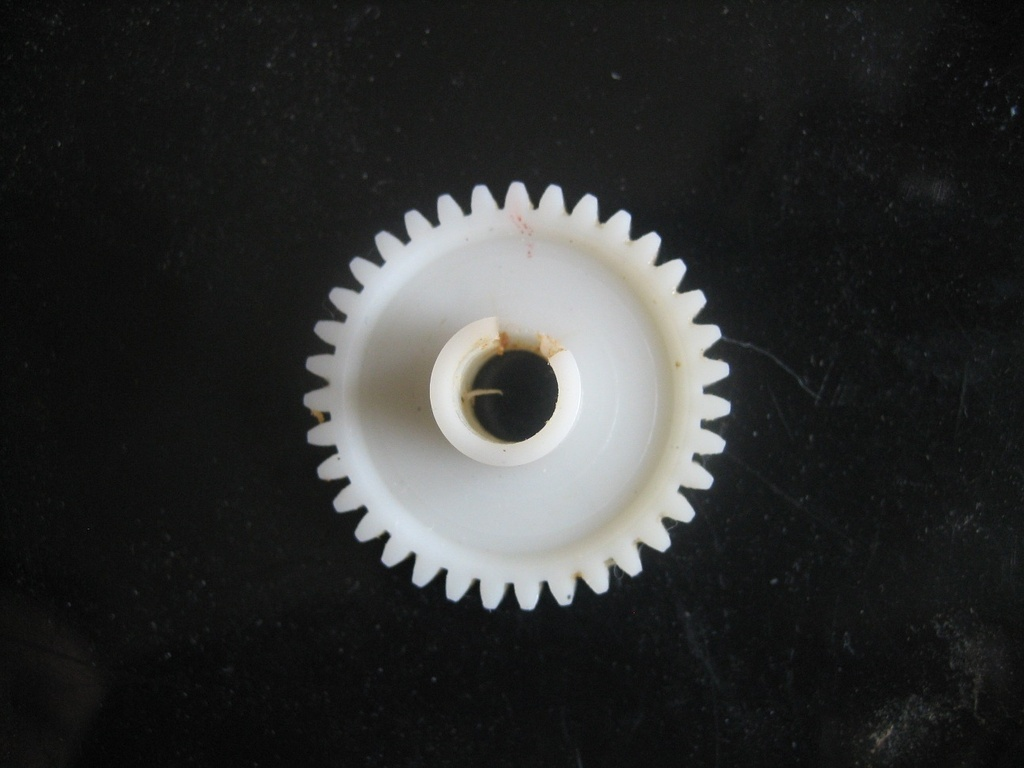
#> input picture vaja 1/zobnik1.jpg, 1024 x 768 px
$ python obrisi.py zobnik1.jpg
#> lines starting #> are read from the running program, lines starting #| are printed output that depends on the picture; after the words box and inside, x2 and y2 are one past the last pixel; in counts of white or black regions, pixels touching at a corner belong together
### vaja 1/upragovljanje_2.py
import numpy as np
import matplotlib.pyplot as plt
import cv2
import sys

def izracunajHistogram(sivaSlika):
    """Izračun histograma sivinske slike.
    @param sivaSlika : uint8 2D numpy array poljubne velikosti
    izhod: histogram slike"""
    histogram = np.zeros((256,), dtype="float64")
    for sivi_nivo in range(256):
        st_pikslov = np.sum(sivaSlika == sivi_nivo)
        histogram[sivi_nivo] = st_pikslov
    return histogram

def narisiHistogram(histogram):
    """Izris izračunanega histograma.
    @param histogram : 1D numpy array poljubne velikosti in tipa"""
    n_elementov = histogram.shape[0]
    plt.figure()
    plt.title("histogram")
    plt.bar(np.arange(n_elementov), histogram)
    plt.xlabel("svetilnost")
    plt.ylabel("st. pikslov")
    plt.grid(True)
    return 0

def dolociPrag(sivaSlika):
    """Določitev praga sive slike po metodi maksimizacjie informacije.
    @param sivaSlika : slika, ki ji določamo prag
    izhod: vrednost praga, ki maksimizira informacijo"""
    histogram = izracunajHistogram(sivaSlika)

    # izračun števila pikslov v sliki
    n = sivaSlika.shape[0] * sivaSlika.shape[1]

    # izračun porazdelitve relativnih frekvenc, P
    P = histogram / n

    # inicializacija vektorja, kamor bomo shranjevali informacijo
    # za vsako možno vrednost praga
    informacija = np.zeros_like(histogram)

    imenovalec = 0
    H0 = np.zeros_like(histogram)
    H1 = np.zeros_like(histogram)

    for t in range(1,255):

        imenovalec += P[t]

        for i in range(1, 255):
            if (i <= t and imenovalec>0 and P[i]>0):
                H0[t] -= ((P[i]/imenovalec)*np.log(P[i]/imenovalec))

            if (i > t and imenovalec<1 and P[i]>0):
                H1[t] -= ((P[i]/(1-imenovalec))*np.log(P[i]/(1-imenovalec)))

        informacija[t]= H0[t]+H1[t]


    #TODO: izračunaj informacijo pri vsaki možni vrednosti praga
    #TODO: določi vrednost praga, ki maksimizira informacijo

    # izračun informacije pri vsakem možnem pragu:
    # iskanje vrednosti praga, kjer je informacija maksimalna

    t = np.argmax(informacija)

    return t

# [60 lines that do not run on import are left out]

### vaja 1/obrisi.py
from upragovljanje_2 import *
from enum import Enum

class Smer(Enum):
    DESNO = 0
    DOL = 1
    LEVO = 2
    GOR = 3
    NIKAMOR = 4

class Iskalnik():
    def __init__(self, slika):
        """Inicializira iskalnik obrisov v dani binarni sliki."""
        self.slika = slika
        self.obrisi = []

        # dimenzije slike
        self.m = slika.shape[0]
        self.n = slika.shape[1]

        # inicializacija seznama preverjenih elementov
        self.SPE = []

        # inicializacija pomožnih oznak
        self.oznake = np.zeros((self.m, self.n), dtype=np.unicode_)
        for i in range(self.m):
            for j in range(self.m):
                self.oznake[i, j] = "N"

    def isci_obrise(self):
        """Poišče vse obrise na sliki."""
        m, n = self.slika.shape
        self.obrisi = []
        for y in range(m):
            self.SPE = []
            for x in range(n):
                if self.je_zacetna_tocka(x, y):
                    self.sledenje_obrisu(x, y)

        # pri binarnih slikah je prvi obris tipično okvir celotne slike,
        # zato ga izbrišemo.
        if len(self.obrisi) > 1:
            self.obrisi = self.obrisi[1:]

    def je_zacetna_tocka(self, x, y):
        """Preveri, če je dana točka (x, y) veljavna začetna točka obrisa."""
        if self.oznake[y, x] == "N" and \
           (len(self.SPE) == 0 or self.SPE[-1] != self.slika[y, x]):
            return True
        elif self.oznake[y, x] == "A":
            self.SPE.append(self.slika[y, x])
        elif (self.oznake[y, x] == "D" and \
              len(self.SPE) != 0 and \
              self.SPE[-1] == self.slika[y, x]):
            self.SPE.pop()
        return False

    def preveri_okolico(self, x_z, y_z):
        """če je začetna točka obrisa obkoljena s piksli različne barve,
        ni veljavna."""
        oznaka = self.slika[y_z, x_z]
        if self.slika[y_z, x_z + 1] != oznaka and \
           self.slika[y_z, x_z - 1] != oznaka and \
           self.slika[y_z + 1, x_z] != oznaka and \
           self.slika[y_z - 1, x_z] != oznaka:
               return False
        return True

    def sledenje_obrisu(self, x_z, y_z):
        """Sledi obrisu z začetno točko (x_z, y_z)."""
        x_o = x_z
        y_o = y_z

        check = self.preveri_okolico(x_z, y_z)
        if check == False:
            return 0

        koda = []
        tocke = [(x_z, y_z)]

        vstop = Smer.NIKAMOR

        while True:
            izstop = self.premik(x_o, y_o, vstop)
            self.doloci_oznako(vstop, izstop, x_o, y_o)
            if izstop == Smer.GOR:
                y_o -= 1
            elif izstop == Smer.DOL:
                y_o += 1
            elif izstop == Smer.LEVO:
                x_o -= 1
            elif izstop == Smer.DESNO:
                x_o += 1

            koda.append(izstop.value)
            tocke.append((x_o, y_o))
            vstop = izstop
            if x_o == x_z and y_o == y_z:
                break

        zacetna_tocka = (x_z, y_z)
        obris = {"ZT": zacetna_tocka, "kode": koda, "tocke": tocke}
        self.obrisi.append(obris)
        return 0

    def pogled(self, x_o, y_o, smer):
        """Preveri, če je piksel v smeri 'smer' del istega obrisa,
        kot točka (x_o, y_o), z upoštevanjem robnih pogojev."""
        if smer == Smer.DESNO:
            if x_o + 1 >= self.slika.shape[1]:
                return False
            elif self.slika[y_o, x_o + 1] != self.slika[y_o, x_o]:
                return False
            else:
                return True
        elif smer == Smer.DOL:
            if y_o + 1 >= self.slika.shape[0]:
                return False
            elif self.slika[y_o + 1, x_o] != self.slika[y_o, x_o]:
                return False
            else:
                return True
        elif smer == Smer.LEVO:
            if x_o == 0:
                return False
            elif self.slika[y_o, x_o - 1] != self.slika[y_o, x_o]:
                return False
            else:
                return True
        elif smer == Smer.GOR:
            if y_o == 0:
                return False
            elif self.slika[y_o - 1, x_o] != self.slika[y_o, x_o]:
                return False
            else:
                return True

    def premik(self, x_o, y_o, vstop):
        """Izvede korak premika po obrisu iz točke (x_o, y_o) v naslednjo
        točko, po pravilu leve prioritete."""
        if vstop == Smer.NIKAMOR or vstop == Smer.DESNO:
            prioriteta = [Smer.GOR, Smer.DESNO, Smer.DOL, Smer.LEVO]
        elif vstop == Smer.DOL:
            prioriteta = [Smer.DESNO, Smer.DOL, Smer.LEVO, Smer.GOR]
        elif vstop == Smer.LEVO:
            prioriteta = [Smer.DOL, Smer.LEVO, Smer.GOR, Smer.DESNO]
        elif vstop == Smer.GOR:
            prioriteta = [Smer.LEVO, Smer.GOR, Smer.DESNO, Smer.DOL]

        for smer in prioriteta:
            if self.pogled(x_o, y_o, smer):
                return smer

    def doloci_oznako(self, vstop, izstop, x_o, y_o):
        """Določi pomožno oznako točke obrisa (x_o, y_o), glede na njeno
        prejšnjo oznako ter smer vstopa in izstopa iz točke."""

        prejsnja = self.oznake[y_o, x_o]

        if vstop == Smer.GOR or vstop == Smer.LEVO or vstop == Smer.NIKAMOR:
            if izstop == Smer.GOR or izstop == Smer.DESNO:
                nova = "A"
            elif izstop == Smer.DOL or izstop == Smer.LEVO:
                nova = "T"
        elif vstop == Smer.DOL or vstop == Smer.DESNO:
            if izstop == Smer.GOR or izstop == Smer.DESNO:
                nova = "T"
            elif izstop == Smer.DOL or izstop == Smer.LEVO:
                nova = "D"

        # Če je prejšnja oznaka N, smo na točki prvič in obvelja nova oznaka
        # po zgornjem pravilu. Sicer se določi po tabeli prehajanja stanj:

        par = prejsnja + nova

        if par == "DA" or par == "AD" or par == "TT":
            nova = "T"
        elif par == "DT" or par == "TD" or par == "DD":
            nova = "D"
        elif par == "AT" or par == "TA" or par == "AA":
            nova = "A"

        self.oznake[y_o, x_o] = nova
        return 0

    def podaj_najdaljsi_obris(self):
        """Vrne najdaljšega izmed najdenih obrisov, ki ponavadi pripada
        največjemu objektu na sliki."""
        # TODO: spiši funkcijo

        seznam_obrisov = self.obrisi
        max_index = 0
        max_dolzina = 0

        for i in range(len(seznam_obrisov)):

            if(len(seznam_obrisov[i]['kode']) > max_dolzina):

                max_dolzina = len(seznam_obrisov[i]['kode'])
                max_index = i

        return self.obrisi[max_index]

    def narisi_vse_obrise(self):
        """Vrne sliko z vsemi obrisi vrisanimi. Vsak obris ima na končni sliki
        drugačen sivi nivo."""

        slika_obrisov = np.zeros_like(self.slika)
        # TODO: spiši funkcijo

        seznam_obrisov = self.obrisi
        sivi_nivo = 50

        for i in range(len(seznam_obrisov)):

            sivi_nivo = sivi_nivo + 10
            for tocka in seznam_obrisov[i]['tocke']:
                slika_obrisov[tocka[1],tocka[0]] = sivi_nivo

        return slika_obrisov

def narisi_obris(slika, obris):
    """Izriše podani obris na sliko iste resolucije, kot vhodna slika."""
    slika_obrisa = np.zeros_like(slika)
    # TODO: spiši funkcijo

    for tocka in obris['tocke']:
        slika_obrisa[tocka[1],tocka[0]] = (255,255,255)

    return slika_obrisa

if __name__ == "__main__":
    # Preberi sliko s podanega datotečnega imena
    try:
        filename = sys.argv[1]
    except IndexError:
        print("Uporaba programa: python obrisi.py <datotečno ime slike>")
        sys.exit(1)

    # Branje slike in pretvorba barvnega prostora
    slika = cv2.imread(filename)
#> slika is the input picture: shape (768, 1024, 3); mean B, G, R 46.8, 47.4, 46.5
    slika = cv2.cvtColor(slika, cv2.COLOR_BGR2RGB)
    sivaSlika = cv2.cvtColor(slika, cv2.COLOR_RGB2GRAY)

    # TODO: Obdelava sivinske slike, npr. s postopki
    # izravnave histograma, filtrom mediane in Gaussovim glajenjem

    obdelanaSlika = cv2.medianBlur(sivaSlika, 9)


    # Izračun in prikaz histograma ter slik

    histogram = izracunajHistogram(obdelanaSlika)
#> the loop in izracunajHistogram, `for sivi_nivo in range(256):` made 256 passes
#> st_pikslov on passes 1 to 3: 0, 0, 0
#> after the loop in izracunajHistogram, `for sivi_nivo in range(256):`: histogram = 256 values, max 48956 at index 15, min 0 at index 0, mean 3072
    narisiHistogram(histogram)

    plt.figure()
    plt.title("Barvna slika")
    plt.imshow(slika)

    plt.figure()
    plt.title("Sivinska slika")
    plt.imshow(sivaSlika, cmap="gray")

    plt.figure()
    plt.title("Obdelana slika")
    plt.imshow(obdelanaSlika, cmap="gray")

    prag = dolociPrag(obdelanaSlika)
#> the loop in izracunajHistogram (call 2), `for sivi_nivo in range(256):` made 256 passes
#> in dolociPrag, `P = histogram / n`: P = 256 values, max 0.0623 at index 15, min 0 at index 0, mean 0.00391
#> the loop in dolociPrag, `for t in range(1,255): ` made 254 passes
#> after the loop in dolociPrag, `for t in range(1,255):`: H0 = 256 values, max 3.85 at index 241, min 0 at index 0, mean 3.18; H1 = 256 values, max 4.73 at index 33, min 0 at index 0, mean 3.66; imenovalec = 1; informacija = 256 values, max 7.79 at index 37, min 0 at index 0, mean 6.84
#> in dolociPrag, `t = np.argmax(informacija)`: t = 37
#> prag = 37

    _, upragovljenaSlika = cv2.threshold(obdelanaSlika, prag, 255, 0)
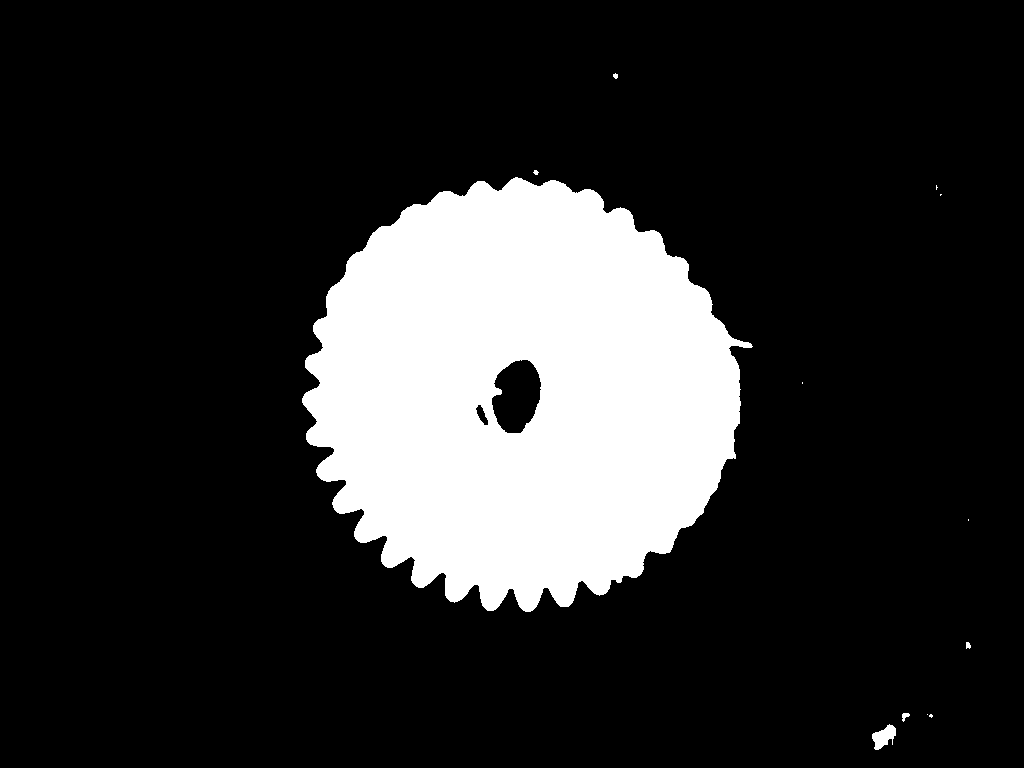
#> upragovljenaSlika: shape (768, 1024); 17.8% white; 12 white regions (6 under 20 px), largest, box (x1, y1, x2, y2) and area: (302, 177, 753, 612) 139119, (872, 724, 896, 750) 362, (902, 713, 910, 722) 42, (966, 642, 971, 649) 28, (613, 73, 618, 79) 22, (533, 170, 539, 175) 20

    print(prag)
#| 37

    plt.figure()
    plt.title("Upragovljena slika")
    plt.imshow(upragovljenaSlika, cmap="gray")

    Objekt = Iskalnik(upragovljenaSlika)

    Objekt.isci_obrise()
#> the loop in isci_obrise, `for y in range(m):` made 768 passes

    max_obris_obris = Objekt.podaj_najdaljsi_obris()

    vsi_obrisi = Objekt.narisi_vse_obrise()
#> after the loop in narisi_vse_obrise, `for i in range(len(seznam_obrisov)):`:
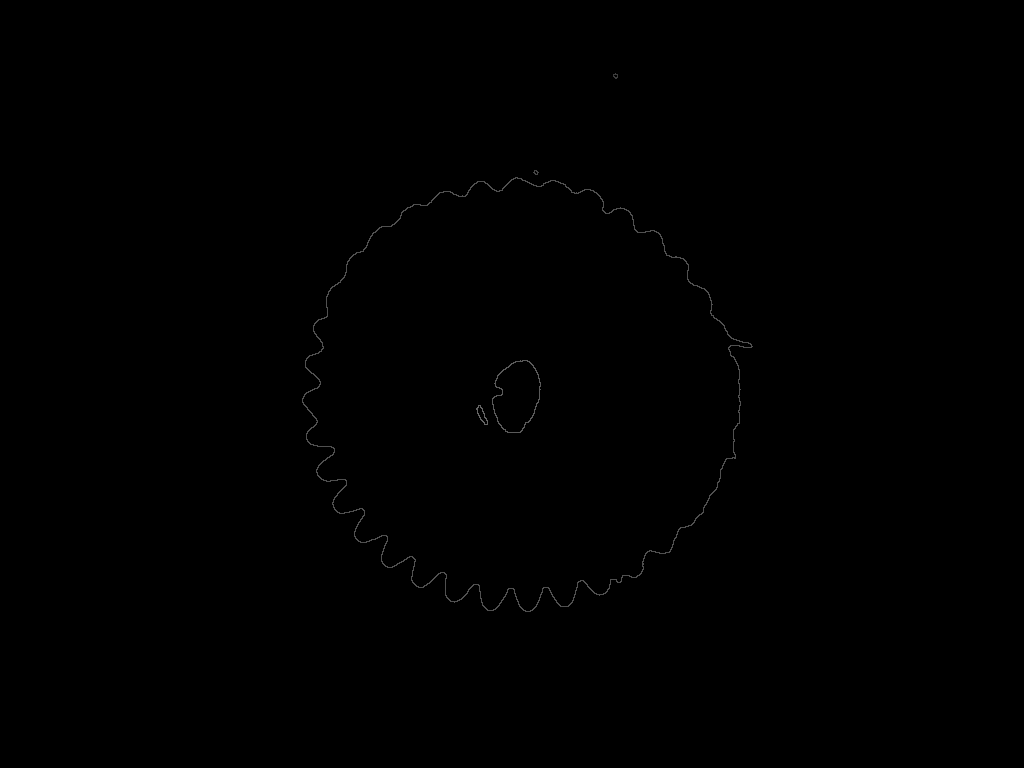
#> slika_obrisov: shape (768, 1024); min 0, max 100, mean 0.3

    plt.figure()
    plt.title("Slika obrisov")
    plt.imshow(vsi_obrisi,cmap="gray")

    # Izris najdaljsega obrisa
    slika_max_obrisa = narisi_obris(slika,max_obris_obris)
#> the loop in narisi_obris, `for tocka in obris['tocke']:` made 2323 passes
#> tocka on passes 1 to 3: (515, 177), (516, 177), (517, 177)
#> after the loop in narisi_obris, `for tocka in obris['tocke']:`:
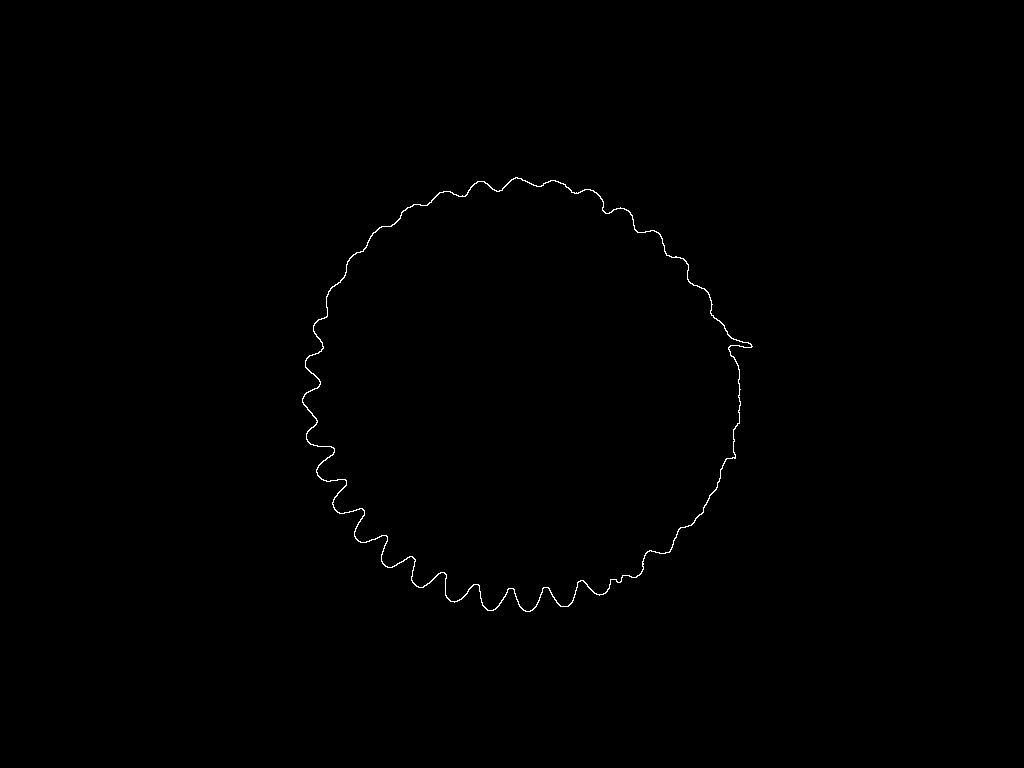
#> slika_obrisa: shape (768, 1024, 3); 0.29% white in thin lines or dots, all inside (x1, y1, x2, y2) = (302, 177, 753, 612)
    plt.figure()
    plt.title("Slika najdaljsega obrisa")
    plt.imshow(slika_max_obrisa)

    # TODO: dopolni kodo razreda obrisi.Iskalnik
    # TODO: poišči obrise v upragovljeni sliki
    # TODO: posebej izriši vse obrise naenkrat ter najdaljši obris
    # TODO: shrani najdaljši obris v besedilno datoteko,
    #       v obliki zaporedja točk

    plt.show(block=False)
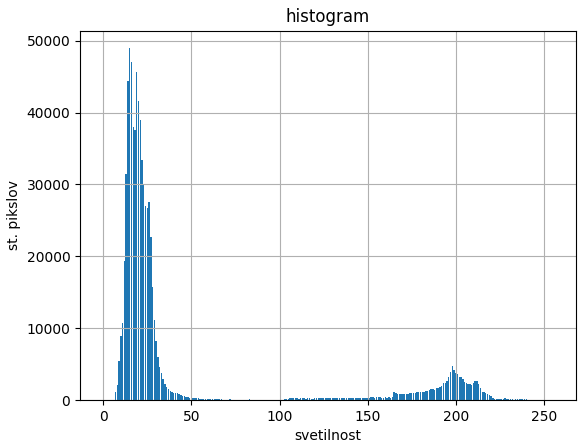
#> figure drawn by matplotlib, 1 panel; tallest bar 48956 high, from x = 14.6 to 15.4

    input("Press any key.")
    plt.close("all")
    sys.exit(0)
#> (the program exits here)
